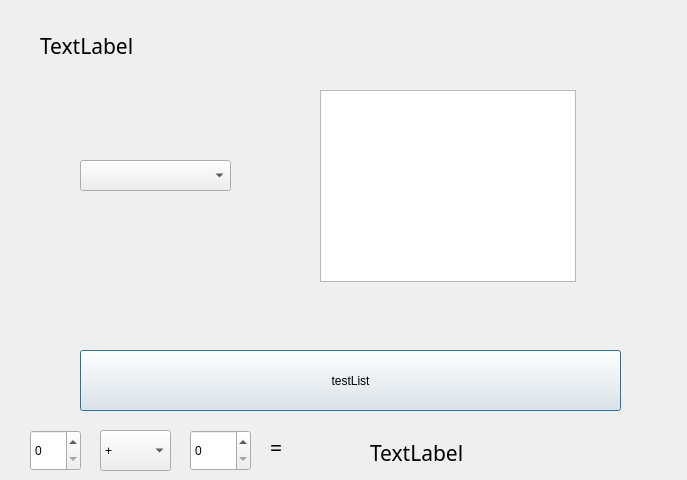
<?xml version="1.0" encoding="UTF-8"?>
<ui version="4.0">
 <class>myTime</class>
 <widget class="QDialog" name="myTime">
  <property name="geometry">
   <rect>
    <x>0</x>
    <y>0</y>
    <width>687</width>
    <height>480</height>
   </rect>
  </property>
  <property name="windowTitle">
   <string>myTime</string>
  </property>
  <widget class="QLabel" name="labTimer">
   <property name="geometry">
    <rect>
     <x>40</x>
     <y>20</y>
     <width>531</width>
     <height>51</height>
    </rect>
   </property>
   <property name="font">
    <font>
     <family>Agency FB</family>
     <pointsize>16</pointsize>
    </font>
   </property>
   <property name="text">
    <string>TextLabel</string>
   </property>
  </widget>
  <widget class="QPushButton" name="button">
   <property name="geometry">
    <rect>
     <x>80</x>
     <y>350</y>
     <width>541</width>
     <height>61</height>
    </rect>
   </property>
   <property name="text">
    <string>testList</string>
   </property>
  </widget>
  <widget class="QComboBox" name="comboBox">
   <property name="geometry">
    <rect>
     <x>80</x>
     <y>160</y>
     <width>151</width>
     <height>31</height>
    </rect>
   </property>
  </widget>
  <widget class="QListWidget" name="listWidget">
   <property name="geometry">
    <rect>
     <x>320</x>
     <y>90</y>
     <width>256</width>
     <height>192</height>
    </rect>
   </property>
  </widget>
  <widget class="QSpinBox" name="spinBox">
   <property name="geometry">
    <rect>
     <x>30</x>
     <y>430</y>
     <width>51</width>
     <height>41</height>
    </rect>
   </property>
  </widget>
  <widget class="QComboBox" name="comboBox_2">
   <property name="geometry">
    <rect>
     <x>100</x>
     <y>430</y>
     <width>71</width>
     <height>41</height>
    </rect>
   </property>
   <item>
    <property name="text">
     <string>+</string>
    </property>
   </item>
   <item>
    <property name="text">
     <string>-</string>
    </property>
   </item>
   <item>
    <property name="text">
     <string>*</string>
    </property>
   </item>
   <item>
    <property name="text">
     <string>/</string>
    </property>
   </item>
  </widget>
  <widget class="QSpinBox" name="spinBox_2">
   <property name="geometry">
    <rect>
     <x>190</x>
     <y>430</y>
     <width>61</width>
     <height>41</height>
    </rect>
   </property>
  </widget>
  <widget class="QLabel" name="label">
   <property name="geometry">
    <rect>
     <x>270</x>
     <y>432</y>
     <width>71</width>
     <height>31</height>
    </rect>
   </property>
   <property name="font">
    <font>
     <family>Agency FB</family>
     <pointsize>16</pointsize>
    </font>
   </property>
   <property name="text">
    <string>=</string>
   </property>
  </widget>
  <widget class="QLabel" name="label_2">
   <property name="geometry">
    <rect>
     <x>370</x>
     <y>432</y>
     <width>141</width>
     <height>41</height>
    </rect>
   </property>
   <property name="font">
    <font>
     <family>Agency FB</family>
     <pointsize>16</pointsize>
    </font>
   </property>
   <property name="text">
    <string>TextLabel</string>
   </property>
  </widget>
 </widget>
 <layoutdefault spacing="6" margin="11"/>
 <resources/>
 <connections/>
</ui>
